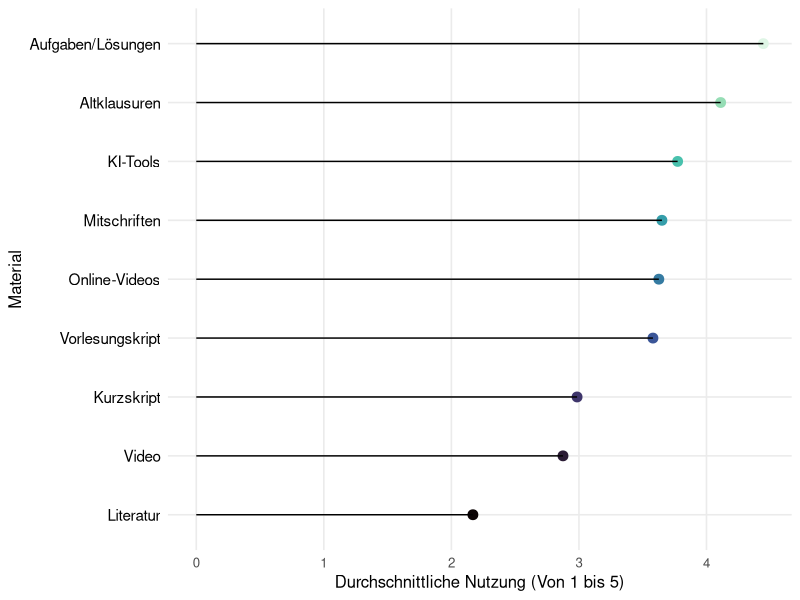
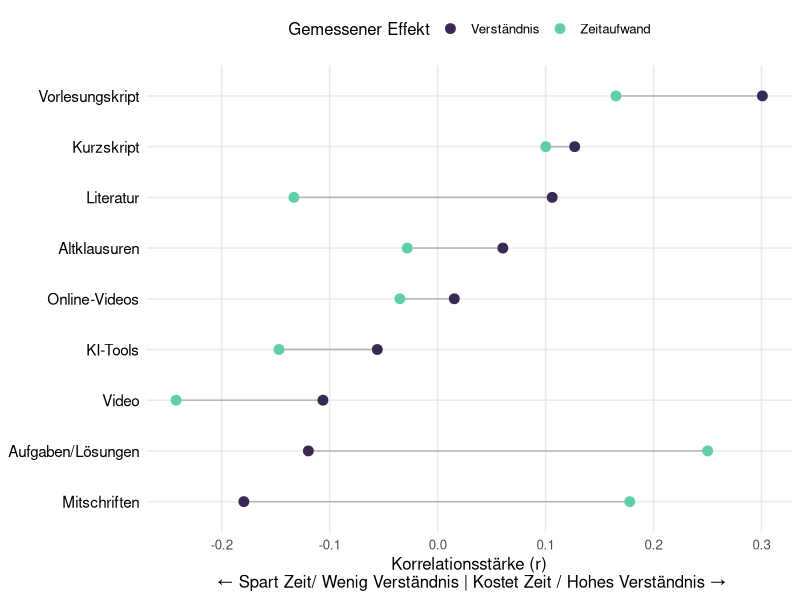
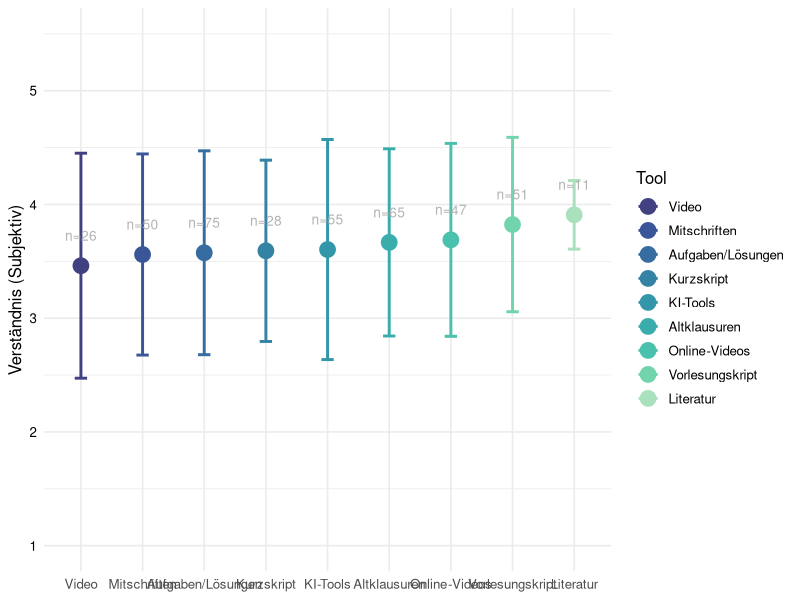
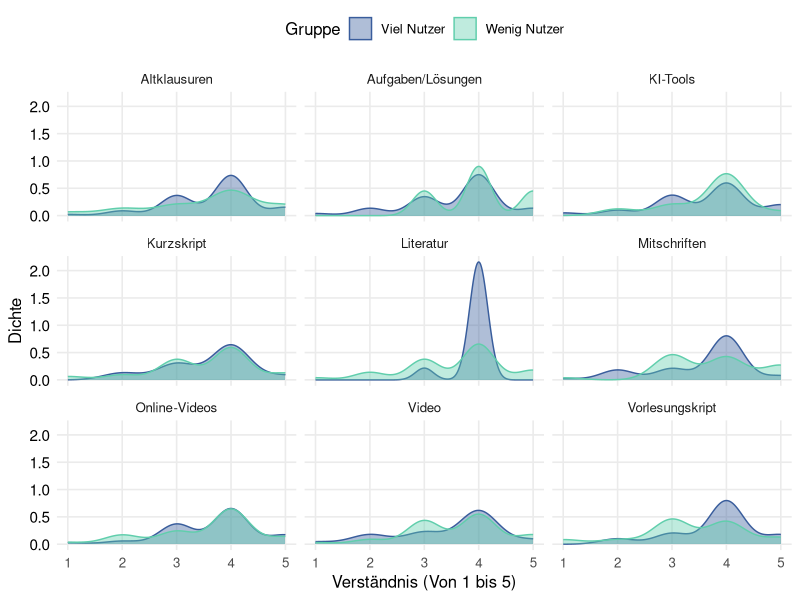

Reproduce these figures in R, in order. (Note: this script raises an error after producing the figures.)

#Library installieren 
library(tidyverse)

#Reinladen der Umfrage ins global Enviorment
survey.data <- read.csv("results-survey_cleaned.csv")

#Frage/Plot 1 - Ein abbild zeigen von dem was wir eigentlich grade Nutzen
#Die Idee hinter diesem Plot ist für die Analyse dann um den Roten Faden zu halten erstmal zu zeigen was 
#die Studenten eigentlich Nutzen, damit wir nachher Zeigen können das obwohl KI und Digitale Lernmittel
#häufig genutzt werden sie nicht mit einer erfahrung

#Wir extrahieren die passenden Informationen aus unserer Umfrage für unseren Plot
plot.1.data <- survey.data %>%
  #Wir wählen uns die wichtigen Daten aus der Befragung aus (Hier: Die Daten zur Nutzung)
  select(starts_with("Nutzung")) %>%
  #Wir fassen alles zusammen indem wir den Durschnitt für alle mittel ausrechnen und fehlende Werte entfernen
  summarise(across(everything(), mean, na.rm = TRUE)) %>%
  #Wir Formen unser Material um damit wir das ganze mit ggplot vernünftig erstellen 
  #können und bennen Material und den Score richtig um 
  pivot_longer(everything(), names_to = "Material", values_to = "Score") %>%
  
  #Wir entfernen von den Spalten die bleibsel der csv Datei und Sortieren
  #es so das zuerst die Materialspalte und dann die Scorespalte kommt
  mutate(
    Material = str_remove_all(Material, "Nutzung_|_Num"),
  ) %>%
  
  mutate(
    Material = recode(Material,
                  "YouTube" = "Online-Videos",
                  "KI" = "KI-Tools",
                  "Videos" = "Vorlesungsaufzeichnungen",
                  "Musterloesung" = "Aufgaben/Lösungen",
                  "Buecher" = "Literatur",
                  "Skript" = "Vorlesungskript")
  ) %>%
  
  mutate( Material = fct_reorder(Material, Score))

#Wir erstellen unseren Plot für das erste Thema 
plot1 <- ggplot(plot.1.data, aes(x = Score, y = Material)) +
  #Wir erstellen einen kleinen Punkt an der Spitze der Nutzung
  geom_point(size = 3, aes(color = Material)) +
  #Wir zeichnen eine Linie die bis zu dem eben gezeichneten Punkt geht 
  geom_segment(aes(
    x = 0,
    xend = Score,
    y = Material,
    yend = Material
  )) +
  #Hinzufügen von Achsenbeschriftungen
  labs(x = "Durchschnittliche Nutzung (Von 1 bis 5)",
       y = "Material") +
  #Minimal Theme und Farbpallete für Optik vom Plots
  theme_minimal(base_size = 12) +
  theme(
    legend.position = "none", 
    panel.grid.minor = element_blank(),
    plot.title = element_text(face = "bold", size = 16), 
    axis.text.y = element_text(color = "black", size = 11)
  ) +
  scale_color_viridis_d(option = "mako") 

#Wir speichern unsere Grafik fürs Github Projekt
ggsave("Plot1.Nutzung.pdf",
       plot = plot1,
       device = "pdf",
       width = 12,
       height = 4.5)

#Frage/Plot 2 - Zeigen das viele Studenten sich Zeitersparnis beim Studium wünschen

#Um für diese Frage einen guten Plot zu erstellen müssen wir uns erstmal
#anschauen wie Zeitaufwand und Material Korrelieren

cor.time <- survey.data %>%
  summarise(across( 
    starts_with("Nutzung"), #Für alle Spalten die mit "Nutzung" anfangen in der csv
    ~ cor(.x, Effekt_Zeitaufwand_Num, use = "complete.obs") #Berechnen wir die Korrelation mit dem Zeitaufwand
  )) %>%
  #Wir beschriften unsere Zeilen wieder um und formen sie in lange Reihen um
  pivot_longer(everything(), names_to = "Material", values_to = "Zeit.Effekt")

#jetzt bauen wir diese Korrelationswerte auch für den zusammenhang mit dem Verständnis zusammen

cor.understanding <- survey.data %>%
  summarise(across( 
    starts_with("Nutzung"), #Wir nehmen uns wieder alle Nutzungsspalten
    ~ cor(.x, Qualitaet_Verstehen_Num, use = "complete.obs") #Berechnen nur diesesmal die Korrelation mit dem Verständnis
  )) %>%
  
  #Wir beschriften unsere Zeilen wieder um und formen sie in lange Reihen um
  pivot_longer(everything(), names_to = "Material", values_to = "Verstaendnis.Effekt")


#jetzt haben wir die Korrelationsdaten von Zeit und Verständnis wir wollen jetzt diese
#Kombinieren in einen Datensatz den wir dann in ggplot übergeben können

plot.2.data <- left_join(cor.time, cor.understanding, by = "Material") %>%
  mutate(
    Material = str_remove_all(Material, "Nutzung_|_Num"), #Wir entfernen wieder die Umfrage überbleibsel
  ) %>%
  
  mutate(
    Material = recode(Material,
                      "YouTube" = "Online-Videos",
                      "KI" = "KI-Tools",
                      "Videos" = "Vorlesungsaufzeichnungen",
                      "Musterloesung" = "Aufgaben/Lösungen",
                      "Buecher" = "Literatur",
                      "Skript" = "Vorlesungskript")
  ) %>%
  
  mutate( Material = fct_reorder(Material, Verstaendnis.Effekt))

#Jetzt können wir unseren finalen ggplot Erstellen das hier wird ein Dumbell Plot 
plot2 <- ggplot(plot.2.data) +
  
  #Dieser Teil baut die Linie in der mitte die die Beiden Korrelationswerte miteinander verbindet 
  geom_segment(aes(
    y = Material, yend = Material,
    x = Zeit.Effekt, xend = Verstaendnis.Effekt
  ), color = "grey70") +
  
  #Hier erstellen wir den Punkt für die Zeit auf dem Graphen
  geom_point(aes(x = Zeit.Effekt, y = Material, color = "Zeitaufwand"), size = 3) +
  
  #Das Hier ist der Punkt für das Verständnis
  geom_point(aes(x = Verstaendnis.Effekt, y = Material, color = "Verständnis"), size = 3) +
  
  #Hier nehmen wir unsere Standard Farbpalette 
  scale_color_viridis_d(option = "mako", begin = 0.2, end = 0.8) +
  #Wir erstellen Überschrift und Achsenbeschriftungen für die Verständnis
  labs(
    x = "Korrelationsstärke (r)\n ← Spart Zeit/ Wenig Verständnis | Kostet Zeit / Hohes Verständnis →",
    y = NULL,
    color = "Gemessener Effekt"
  ) +
  #Wir editieren unser Theme minimal etwas damit es unseren Anforderungen entspricht
  theme_minimal(base_size = 12) +
  theme(
    legend.position = "top", #Sorgt dafür das die Legende oben ist 
    panel.grid.minor = element_blank(),
    plot.title = element_text(face = "bold", size = 16), #Überschrift Makieren und Richtige Größe einstellen 
    axis.text.y = element_text(color = "black", size = 11) #Achsenbeschriftung einfärben und Größe Richtig bestimmen
  )

#Wir speichern wieder unseren Plot 
ggsave("Plot2.cor.time.verst.pdf",
       plot = plot2,
       device = "pdf",
       width = 12,
       height = 4.5)

#Frage/Plot 3 - Welche Materialien Korrelieren Tatsächlich mit dem Gefühl des Veständnis

plot.3.data <- survey.data %>%
  
  #Wir brauchen das verständnis und alle Nutzungs-Spalten
  select(Qualitaet_Verstehen_Num, starts_with("Nutzung")) %>%
  
  #Wir drehen wieder für ggplot die Daten damit alles untereinander steht 
  pivot_longer(
    cols = starts_with("Nutzung"),
    names_to = "Tool",
    values_to = "Haeufigkeit"
  ) %>%
  
  #Wir räumen wieder die Namen auf 
  mutate(Tool = str_remove_all(Tool, "Nutzung_|_Num")) %>%
  
  #Wir filtern alle die das Tool regelmäßig Nutzen
  filter(Haeufigkeit >= 4) %>%
  
  #Wir rechnen absofort pro Tool
  group_by(Tool) %>%
  
  #Jetzt berechnen wir die Werte die wir für den Plot eigentlich brauchen
  summarise(
    Note = mean(Qualitaet_Verstehen_Num, na.rm = TRUE), #Berechnung des Durchschnitts
    Streuung = sd(Qualitaet_Verstehen_Num, na.rm = TRUE), #Fehlerbalken
    Anzahl.User = n() #Wir zeigen an wie viele Nutzer es gab so kann man die aussagekräftigkeit besser einschätzen
  ) %>%
  
  mutate(
    Tool = recode(Tool,
                      "YouTube" = "Online-Videos",
                      "KI" = "KI-Tools",
                      "Videos" = "Vorlesungsaufzeichnungen",
                      "Musterloesung" = "Aufgaben/Lösungen",
                      "Buecher" = "Literatur",
                      "Skript" = "Vorlesungskript")
  ) %>%
  
  #Sortieren die Notes so das die beste vorne steht 
  mutate(Tool = fct_reorder(Tool, Note, .desc = FALSE))


#Jetzt erstellen wir unseren Mean/Error Plot 
plot3 <- ggplot(plot.3.data, aes(x = Tool, y = Note, color = Tool)) +
  
  #Zuerst erstellen wir den Fehlerbalken
  geom_errorbar(aes(ymin = Note - Streuung, ymax = Note + Streuung),
                width = 0.2, size = 1) +
  #Der Punkt welcher unseren durchschnittswert darstellt 
  geom_point(size = 5) +
  
  #Text Label damit man sieht wie viele Leute zu einer Häufigen Lerngruppe gehören
  geom_text(aes(label = paste0("n=", Anzahl.User)),
            vjust = -2.5, size = 3.5, color = "grey70") +
  
  #Auswählen der Farbpalette
  scale_colour_viridis_d(option = "mako", begin = 0.3, end = 0.9) +
  
  #Jezt fixieren wir die Achsen 
  scale_y_continuous(limits = c(1, 5.5), breaks = 1:5) +
  
  #Beschriftung(WIP)
  labs(
    y = "Verständnis (Subjektiv)",
    x = NULL 
  ) +
  theme_minimal(base_size = 12) +
  theme(
    axis.text.y = element_text(color = "black"),
    legend.position = "right"
  )

#Wir speichern wieder unseren Plot
ggsave("Plot3.Errorplot.pdf",
       plot = plot3,
       device = "pdf",
       width = 12,
       height = 4.5)


#Frage/Plot 4 - Macht es einen unterschied für die Note, ob ich ein Tool viel oder wenig nutze?

#Wir erstellen hierfür einen Density Plot, ursprünglich wollte ich nen einfachen 
#Boxplot verwenden aber das war mir ein wenig zu langweilig

#Wir starten wie immer mit unserer datenumformung
plot.4.data <- survey.data %>%
  
  #Wir wählen die Zeilen aus die wir brauchen das Verständnis und Nutzung 
  #von KI und Youtube im Vergleich mit Skript und Büchern
  select(Qualitaet_Verstehen_Num,
         starts_with("Nutzung_")) %>%
  
  #Wir drehen die Daten wieder für den ggplot
  pivot_longer(cols = starts_with("Nutzung_"),
               names_to = "Tool",
               values_to = "Haeufigkeit") %>%
  
  #Wir machen unseren Datensatz wieder für den Plot "sauber"
  mutate(Tool = str_remove_all(Tool, "Nutzung_|_Num")) %>%
  
  #Wir filtern alle störenden NAs raus 
  filter(!is.na(Haeufigkeit), !is.na(Qualitaet_Verstehen_Num)) %>%
  
  #Jetzt unterscheiden wir die Studenten in 2 Gruppen
  mutate(Gruppe = if_else(Haeufigkeit >= 4,
                          "Viel Nutzer",
                          "Wenig Nutzer")) %>%
  
  mutate(
    Tool = recode(Tool,
                      "YouTube" = "Online-Videos",
                      "KI" = "KI-Tools",
                      "Videos" = "Vorlesungsaufzeichnungen",
                      "Musterloesung" = "Aufgaben/Lösungen",
                      "Buecher" = "Literatur",
                      "Skript" = "Vorlesungskript")
  ) 
  

#Jetzt erstellen wir unseren density Plot 
plot4 <- ggplot(plot.4.data, aes(x = Qualitaet_Verstehen_Num, fill = Gruppe, color = Gruppe)) +
  
  #Wir erstellen unseren density Plot mit alpha = 0.4 damit die Hügel transparent sind 
  geom_density(alpha = 0.4) +
  
  #Dieser Befehl sorgt dafür das wir sozusagen Mini Plots für jedes der Materialien erstellen 
  facet_wrap(~Tool) +
  
  #Hier nehmen wir unsere Standard Farbpalette 
  scale_fill_viridis_d(option = "mako", begin = 0.4, end = 0.8) +
  scale_color_viridis_d(option = "mako", begin = 0.4, end = 0.8) +
  
  #Wir erstellen Überschrift und Achsenbeschriftungen für die Verständnis
  labs(
    x = "Verständnis (Von 1 bis 5)",
    y = "Dichte",
    fill = "Gruppe"
  ) +
  
  #Wir editieren unser Theme minimal etwas damit es unseren Anforderungen entspricht
  theme_minimal(base_size = 12) +
  
  theme(
    legend.position = "top", #Sorgt dafür das die Legende oben ist 
    panel.grid.minor = element_blank(),
    plot.title = element_text(face = "bold", size = 16), #Überschrift Makieren und Richtige Größe einstellen 
    axis.text.y = element_text(color = "black", size = 11) #Achsenbeschriftung einfärben und Größe Richtig bestimmen
  )


#Wir speichern wieder unsere Grafik 
ggsave("Plot4.Verständnisdichte.pdf",
       plot = plot4,
       device = "pdf",
       width = 12,
       height = 7)

#Frage4.5/Plot4.5 - Mit welchen Effekten Korrelieren die Arbeitsmaterialien
#Es fehlt zwischen PLot 4 und 5 für die Argumentation unserer These der Übergang deswegen
#gucken wir uns jetzt an wie die Materialien mit den Effekten zusammenhängen die für die Zufriedenheit sorgen können


plot.4.5.data <- survey.data %>%
  #Wir wählen wieder alle Spalten aus die wir brauchen 
  select(starts_with("Nutzung_"),
         starts_with("Effekt_"),
         Qualitaet_Verstehen_Num,
         Zufriedenheits_Score) %>%
  
  select(-Effekt_Zeitaufwand_Num) %>%
  
  #Wir berechnen von diesen Aspekten die Korrelationen und filtern wieder die NAs
  cor(use = "pairwise.complete.obs") %>%
  
  #Wir wenden wieder unseren Umformatierungstrick an
  as.table() %>%
  as.data.frame() %>%
  
  filter(
    str_detect(Var1, "Nutzung_"),
    !str_detect(Var2, "Nutzung")
  ) %>%
  mutate(
    Tool = str_remove_all(Var1, "Nutzung_|_Num"),
    Effekt = str_remove_all(Var2, "Effekt_|Qualitaet_|_Num|_Rev")
  ) %>%
  mutate(
    Tool = recode(Tool,
                      "YouTube" = "Online-Videos",
                      "KI" = "KI-Tools",
                      "Video" = "Vorlesungsaufzeichnungen",
                      "Musterloesung" = "Aufgaben/Lösungen",
                      "Buecher" = "Literatur",
                      "Skript" = "Vorlesungskript")
  ) %>%
  mutate(Effekt = recode(Effekt,
                       "Zeitaufwand" = "Zeitersparnis",
                       "Selbstaendig" = "Selbständig"))
  

plot4.5 <- ggplot(plot.4.5.data, aes(x = Freq, y = reorder(Effekt, Freq), fill = Effekt)) +
  
  geom_col() +
  
  facet_wrap(~Tool, ncol = 3) +
  
  geom_text(aes(label = sprintf("%.2f", Freq),
                hjust = ifelse(Freq > 0, -0.3, 1.3)),
            size = 3.5,
            color = "black") +
  scale_fill_viridis_d(option = "mako", begin = 0.3, end = 0.8) +
  
  geom_vline(xintercept = 0, linetype = "dashed", color = "grey70") +
  
  scale_x_continuous(expand = expansion(mult = c(0.2, 0.15))) +
  
  labs(
    x = "Korrelation (r) (Höher ist hier immer besser)",
    y = NULL
  ) +
  
  theme_minimal(base_size = 12)

#Wir speichern wieder unser Bild
ggsave("Plot4.5.Korrelation.pdf",
       plot = plot4.5,
       device = "pdf",
       width = 12,
       height = 8)

#Plot/Frage 5 - Wie Korrelieren Qualitäts und Effekteigenschaften mit der Zufriedenheit
plot.5.data <- survey.data %>%
  
  #Wir suchen alle Eigenschaften raus die mit der Zufriedenheit interessant korrelieren könnten
  select(starts_with("Qualitaet_"), starts_with("Effekt_"), Zufriedenheit_Score) %>%
  
  select(-Effekt_Zeitaufwand_Num, -Qualitaet_Arbeitsbelastung_Num) %>%
  
  #Wir berechnen die Korrelation zwischen allen werten und filtern wieder NAs
  cor(use = "pairwise.complete.obs") %>%
  
  #Formen die Matrix zuerst in eine Tabelle und dann in einen Data Frame um 
  as.table() %>%
  as.data.frame() %>%
  
  #Wir filtern alle Korrelationen heraus so dass nurnoch die wichtigen Dinge übrig sind 
  filter(Var1 != "Zufriedenheit_Score", Var2 == "Zufriedenheit_Score") %>%
  
  mutate(
    Faktor = str_remove_all(Var1, "Qualitaet_|Effekt_|_Num|_Rev")
  ) %>%
  
  mutate(
    Freq = ifelse(abs(Freq) < 0.005, 0, Freq)
  ) %>%
  
  mutate(
    Faktor = recode(Faktor,
                    "Stress" = "Entspannung",
                    "Selbststaendig" = "Selbständigkeit",
                    )
  ) %>%
  
  mutate(Faktor = fct_reorder(Faktor, Freq)) 

plot5 <- ggplot(plot.5.data, aes(x = Freq, y = Faktor, fill = Freq > 0)) +
  
  geom_col(width = 0.5) +
  
  geom_vline(xintercept = 0, linetype = "solid", color = "grey70") +
  
  geom_text(aes(label = sprintf("%.2f", Freq),
                hjust = ifelse(Freq > 0, -0.3, 1.3)),
            size = 3.5,
            color = "black") +
  
  scale_fill_viridis_d(option = "mako", begin = 0.3, end = 0.8) +
  
  scale_x_continuous(expand = expansion(mult = c(0.2, 0.15))) +
  
  labs(
    x = "Korrelation mit Zufriedenheit",
    y = NULL,
    fill = NULL) +
  
  theme_minimal(base_size = 12) +
  
  theme(
    legend.position = "none",
    panel.grid.minor = element_blank()
  )

#Wir Speichern wieder unsere Ergebnisse
ggsave("Plot5.Effekt.cor.pdf",
       plot = plot5,
       device = "pdf",
       width = 12,
       height = 5)

#Plot 6 - Sonderanfertigung - Fokussierte Korrelationsheatmap für Annika

plot.6.data <- survey.data %>%
  #Wir nehmen uns alle Spalten die wir brauchen 
  select(Zufriedenheit_Score,
         matches("^(Nutzung|Qualiteat|Effekt).*_Num$")) %>%
  
  #Wir berechnen die Korrelation(Wichtig alle die nicht beide Sachen beantwortet 
  #haben werden herausgefiltert)
  cor(use = "pairwise.complete.obs") %>%
  as.table() %>%
  as.data.frame() %>%
  
  mutate(
    Var1 = str_remove_all(Var1, "Nutzung_|Qualitaet_|Effekt_|_Num|_Score|_Rev"),
    Var2 = str_remove_all(Var2, "Nutzung_|Qualitaet_|Effekt_|_Num|_Score|_Rev"),
  )

current.order <- unique(plot.6.data$Var1)
desired.order <- c("zufriedenheit", setdiff(current.order, "Zufriedenheit"))

plot.6.data <- plot.6.data %>%
  
  mutate(
    Var1 = factor(Var1, levels = desired.order),
    Var2 = factor(Var2, levels = desired.order)
  )

plot6 <- ggplot(plot.6.data, aes(x = Var1, y = Var2)) +
  
  geom_tile(aes(fill = Freq)) +
  
  geom_text(color = "black", aes(label = round(Freq, 2), size = 2.5)) +
  
  
  scale_fill_viridis_c(option = "mako", begin = 0.3, end = 0.8, limits = c(-1, 1)) +
  
  labs(
    x = NULL,
    y = NULL,
    fill = "Korrelation"
  ) +
  theme_minimal(base_size = 12) +
  
  theme(
    axis.text.x = element_text(angle = 90, vjust = 0.5, hjust = 1, color = "black"),
    axis.text.y = element_text(color = "black"),
    panel.grid = element_blank(),
    legend.position = "right"
  ) +
  
  coord_fixed()


ggsave("Plot6.compressed.Heatmap.pdf",
       plot = plot6,
       device = "pdf",
       width = 10,
       height = 10)
